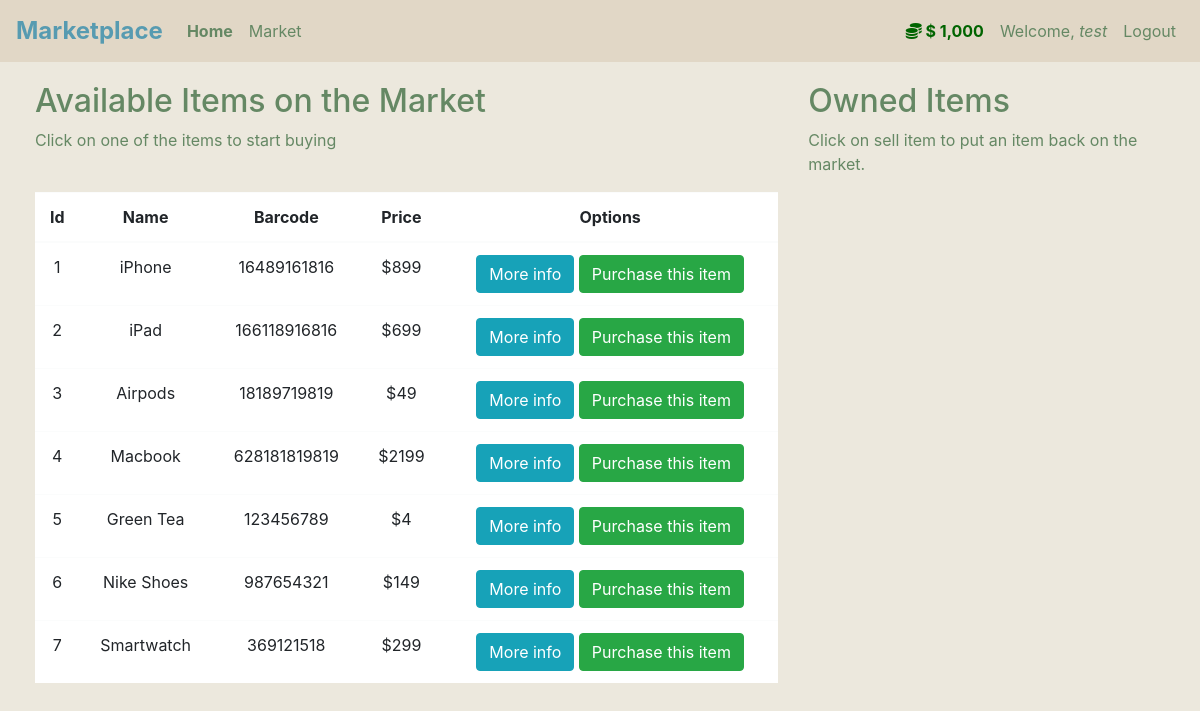
The app's page /market (signed in) with its own data.
### market/models.py (models this page shows, shortened)
class User(db.Model, UserMixin):
    id = db.Column(db.Integer(), primary_key=True)
    username = db.Column(db.String(length=30), nullable=False, unique=True)
    email = db.Column(db.String(length=50), nullable=False, unique=True)
    password_hash = db.Column(db.String(length=60), nullable=False)
    budget = db.Column(db.Integer(), default=1000)
    items = db.relationship("Item", backref="owned_user", lazy=True)
    @property
    def prettier_budget(self):
        if len(str(self.budget)) >= 4:
            return f"$ {str(self.budget)[:-3]},{str(self.budget)[-3:]}"
        else:
            return f"$ {self.budget}"
    @property
    def password(self):
        return self.password

class Item(db.Model):
    id = db.Column(db.Integer(), primary_key=True)
    name = db.Column(db.String(length=30), nullable=False, unique=True)
    barcode = db.Column(db.String(length=12), nullable=False, unique=True)
    price = db.Column(db.Integer(), nullable=False)
    description = db.Column(db.String(length=1024), nullable=False, unique=True)
    owner = db.Column(db.Integer(), db.ForeignKey("user.id"))

### market/routes.py (the view, shortened to what this page needs)
@app.route("/market", methods=["POST", "GET"])
@login_required
def market_page():
    purchase_form = PurchaseItemForm()
    selling_form = SellItemForm()
    if request.method == "GET":
        items = Item.query.filter_by(owner=None)
        owned_items = Item.query.filter_by(owner=current_user.id)
        return render_template("market.html", items=items, purchase_form=purchase_form, owned_items=owned_items,
                               selling_form=selling_form)

### market/models.py (called while the page is built)
@login_manager.user_loader
def load_user(user_id):
    return User.query.get(int(user_id))

### market/templates/market.html (shortened to what this page needs)
{% extends "base.html" %} {% block title %} Market page {% endblock %} {% block
content %}
<div class="row">
  <div class="col-8">
    <h2>Available Items on the Market</h2>
    <p>Click on one of the items to start buying</p>
    <br />
    <table class="table table-hover table-light">
      <thead>
        <tr>
          <th scope="col">Id</th>
          <th scope="col">Name</th>
          <th scope="col">Barcode</th>
          <th scope="col">Price</th>
          <th scope="col">Options</th>
        </tr>
      </thead>
      <tbody>
        {% for item in items %} {% include "./includes/items_modals.html" %}
        <tr>
          <td>{{ item.id }}</td>
          <td>{{ item.name }}</td>
          <td>{{ item.barcode }}</td>
          <td>${{ item.price }}</td>
          <td>
            <button
              class="btn btn-outline btn-info"
              data-toggle="modal"
              data-target="#Modal-MoreInfo-{{ item.id }}"
            >
              More info
            </button>
            <button
              class="btn btn-outline btn-success"
              data-toggle="modal"
              data-target="#Modal-PurchaseConfirm-{{ item.id }}"
            >
              Purchase this item
            </button>
          </td>
        </tr>
        {% endfor %}
      </tbody>
    </table>
  </div>
  <div class="col-4">
    <h2>Owned Items</h2>
    <p>Click on sell item to put an item back on the market.</p>
    <br />
  </div>
</div>
{% endblock %}

### market/templates/base.html (shortened to what this page needs)
<!DOCTYPE html>
<html lang="en">
  <head>
    <link
      rel="stylesheet"
      href="https://use.fontawesome.com/releases/v5.7.1/css/all.css"
    />
    <link
      rel="stylesheet"
      href="https://cdn.jsdelivr.net/npm/bootstrap@4.5.3/dist/css/bootstrap.min.css"
    />
    <link rel="stylesheet" type="text/css" href="./static/css/styles.css" />
  </head>
  <body>
    <nav class="navbar navbar-expand-md">
      <a class="navbar-brand" href="/">Marketplace</a>
      <div class="collapse navbar-collapse" id="navbarNav">
        <ul class="navbar-nav mr-auto">
          <li class="nav-item active">
            <a
              class="nav-link font-weight-bold"
              href="{{ url_for('home_page') }}"
              >Home <span class="sr-only">(current)</span></a
            >
          </li>
          <li class="nav-item">
            <a class="nav-link" href="{{ url_for('market_page') }}">Market</a>
          </li>
        </ul>
        {% if current_user.is_authenticated %}
        <ul class="navbar-nav">
          <li class="nav-item">
            <a class="nav-link coin">
              <i class="fas fa-coins"></i>
              {{ current_user.prettier_budget }}
            </a>
          </li>
          <li class="nav-item">
            <a class="nav-link"
              >Welcome, <em>{{ current_user.username }}</em></a
            >
          </li>
          <li class="nav-item">
            <a class="nav-link" href="{{url_for('logout_page') }}">Logout</a>
          </li>
        </ul>
        {% endif %}
      </div>
    </nav>
     {% block content %} {% endblock %}
  </body>
</html>

### market/static/css/styles.css (style rules this page uses)
body { background-color: #ece8dd; color: #658864; }
a.coin { color: #006400 !important; font-weight: bold; }
.row { margin: 20px; }
nav { background-color: #e1d7c6; }
a.nav-link { color: #658864; }
a.navbar-brand { color: #579bb1; font-size: x-large; font-weight: bold; }
tr { background-color: #fff; border-top: 1px solid #ccc; text-align: center; }
td { padding: 12px; }

### records on screen
User: prettier_budget "$ 1,000", username "test"
Item: id "1", name "iPhone", barcode "16489161816", price "899"
Item: id "2", name "iPad", barcode "166118916816", price "699"
Item: id "3", name "Airpods", barcode "18189719819", price "49"
Item: id "4", name "Macbook", barcode "628181819819", price "2199"
Item: id "5", name "Green Tea", barcode "123456789", price "4"
Item: id "6", name "Nike Shoes", barcode "987654321", price "149"
Item: id "7", name "Smartwatch", barcode "369121518", price "299"
